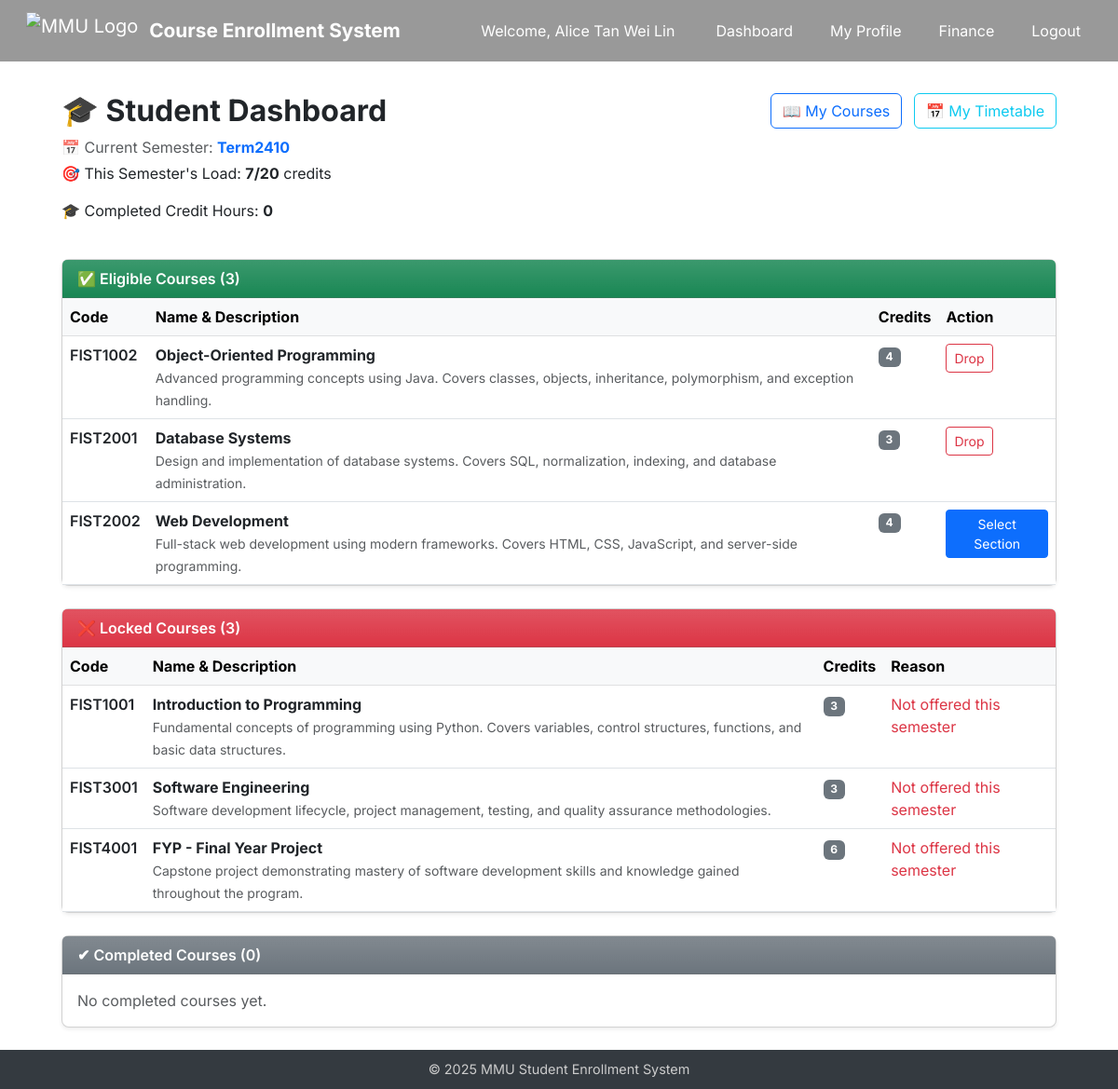
The page /dashboard (signed in) on the database as committed earlier.
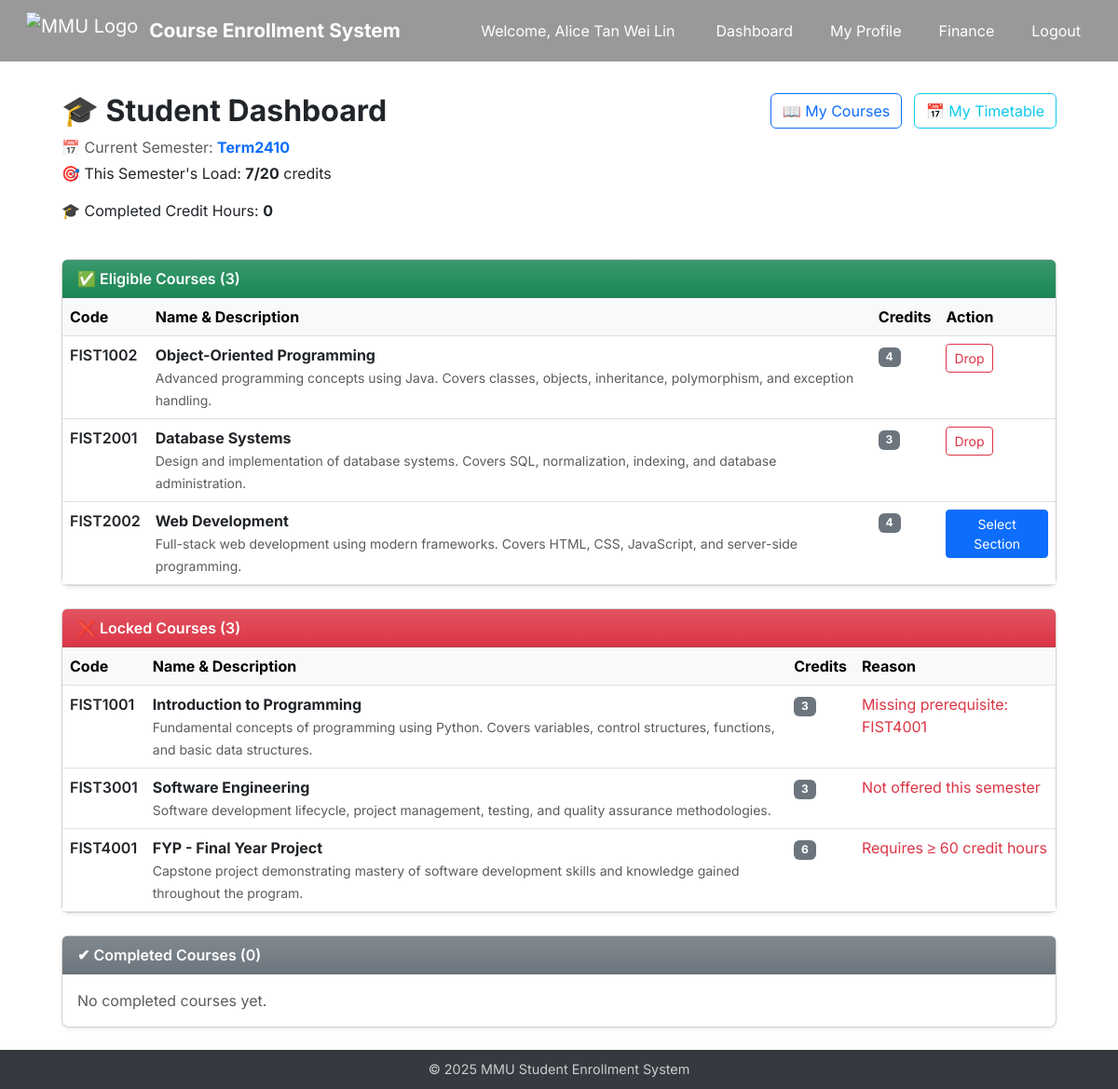
The same page on the database as committed later.
### app/models.py (models this page shows)
class Course(db.Model):
    id = db.Column(db.Integer, primary_key=True)
    course_code = db.Column(db.String(10), unique=True)
    course_name = db.Column(db.String(128))
    description = db.Column(db.Text)
    credits = db.Column(db.Integer)
    semester = db.Column(db.String(64))
    department = db.Column(db.String(64))
    prerequisite_id = db.Column(db.Integer, db.ForeignKey('course.id'))
    prerequisite = db.relationship("Course", remote_side=[id])
    enrollments = db.relationship('Enrollment', backref='course', lazy=True)
    sections = db.relationship('Section', back_populates='course', cascade='all, delete')

class SystemSetting(db.Model):
    id = db.Column(db.Integer, primary_key=True)
    key = db.Column(db.String(64), unique=True, nullable=False)
    value = db.Column(db.String(128), nullable=False)

### app/routes/student.py (the view)
@student_bp.route("/dashboard")
@login_required
def dashboard():
    if not current_user.is_student:
        abort(403)
    student = current_user
    student_id = student.id
    setting = SystemSetting.query.filter_by(key="open_semester").first()
    open_semester = setting.value if setting else "Term2410"
    completed_courses = db.session.query(Course).join(Section).join(Enrollment).filter(
        Enrollment.student_id == student_id,
        Course.semester < open_semester
    ).distinct().all()
    completed_course_ids = {c.id for c in completed_courses}
    total_credits = sum(c.credits for c in completed_courses)
    all_courses = Course.query.filter_by(department=student.department).all()
    eligible_courses = []
    locked_courses = []
    for course in all_courses:
        if course.id in completed_course_ids:
            continue
        if course.semester != open_semester:
            locked_courses.append((course, "Not offered this semester"))
            continue
        if course.prerequisite and course.prerequisite.id not in completed_course_ids:
            locked_courses.append((course, f"Missing prerequisite: {course.prerequisite.course_code}"))
            continue
        if course.course_name.startswith("FYP") and total_credits < 60:
            locked_courses.append((course, "Requires ≥ 60 credit hours"))
            continue
        eligible_courses.append(course)
    current_enrollments = Enrollment.query.join(Section).join(Course).filter(
        Enrollment.student_id == student_id,
        Course.semester == open_semester
    ).all()
    seen_course_ids = set()
    current_semester_credits = 0
    for e in current_enrollments:
        course = e.section.course
        if course and course.id not in seen_course_ids:
            current_semester_credits += course.credits
            seen_course_ids.add(course.id)
    max_credits = 20  # 可未来配置为 SystemSetting 获取
    enrolled_section_ids = [e.section_id for e in Enrollment.query.filter_by(student_id=student_id).all()]
    enrolled_section_objs = Section.query.filter(Section.id.in_(enrolled_section_ids)).all()
    enrolled_course_ids = list({s.course_id for s in enrolled_section_objs})
    return render_template("student/dashboard.html",
        eligible_courses=eligible_courses,
        locked_courses=locked_courses,
        completed_courses=completed_courses,
        total_credits=total_credits,
        current_semester_credits=current_semester_credits,
        max_credits=max_credits,
        open_semester=open_semester,
        enrolled_course_ids=enrolled_course_ids
    )

### app/models.py (called while the page is built)
    @property
    def is_admin(self):
        return False

    @property
    def is_student(self):
        return True

### app/templates/student/dashboard.html (shortened to what this page needs)
{% extends "base.html" %}
{% block content %}
<div class="container-fluid px-4">
  <div class="row mb-4">
    <div class="col-lg-8">
      <h2 class="fw-bold">🎓 Student Dashboard</h2>
      <p class="text-muted mb-1">📅 Current Semester: <strong class="text-primary">{{ open_semester }}</strong></p>
      <p>🎯 This Semester's Load: <strong>{{ current_semester_credits }}/{{ max_credits }}</strong> credits</p>
      <p>🎓 Completed Credit Hours: <strong>{{ total_credits }}</strong></p>
    </div>
    <div class="col-lg-4 text-end">
      <a href="{{ url_for('student.my_courses') }}" class="btn btn-outline-primary me-2">📖 My Courses</a>
      <a href="{{ url_for('student.timetable') }}" class="btn btn-outline-info">📅 My Timetable</a>
    </div>
  </div>
  <div class="card shadow-sm rounded-3 mb-4">
    <div class="card-header bg-success bg-gradient text-white fw-semibold">
      ✅ Eligible Courses ({{ eligible_courses|length }})
    </div>
    <div class="card-body p-0">
      {% if eligible_courses %}
      <table class="table table-hover mb-0">
        <thead class="table-light">
  <tr>
    <th>Code</th>
    <th>Name & Description</th>
    <th>Credits</th>
    <th>Action</th>
  </tr>
      </thead>
      <tbody>
        {% for course in eligible_courses %}
        <tr>
          <td class="fw-semibold">{{ course.course_code }}</td>
          <td>
            <strong>{{ course.course_name }}</strong><br>
            <small class="text-muted">{{ course.description }}</small>
          </td>
          <td><span class="badge bg-secondary">{{ course.credits }}</span></td>
          <td>
            {% if course.id in enrolled_course_ids %}
            <a href="{{ url_for('student.drop', course_id=course.id) }}" class="btn btn-sm btn-outline-danger">Drop</a>
            {% else %}
            <a href="{{ url_for('student.course_detail', course_id=course.id) }}" class="btn btn-sm btn-primary">Select Section</a>
            {% endif %}
          </td>
        </tr>
        {% endfor %}
      </tbody>
      </table>
      {% else %}
      <div class="p-3 text-muted">No eligible courses this semester.</div>
      {% endif %}
    </div>
  </div>
<div class="card shadow-sm rounded-3 mb-4">
  <div class="card-header bg-danger bg-gradient text-white fw-semibold">
    ❌ Locked Courses ({{ locked_courses|length }})
  </div>
  <div class="card-body p-0">
    {% if locked_courses %}
    <table class="table table-hover mb-0">
      <thead class="table-light">
        <tr>
          <th>Code</th>
          <th>Name & Description</th>
          <th>Credits</th>
          <th>Reason</th>
        </tr>
      </thead>
      <tbody>
        {% for course, reason in locked_courses %}
        <tr>
          <td class="fw-semibold">{{ course.course_code }}</td>
          <td>
            <strong>{{ course.course_name }}</strong><br>
            <small class="text-muted">{{ course.description }}</small>
          </td>
          <td><span class="badge bg-secondary">{{ course.credits }}</span></td>
          <td class="text-danger">{{ reason }}</td>
        </tr>
        {% endfor %}
      </tbody>
    </table>
    {% else %}
    <div class="p-3 text-muted">No locked courses.</div>
    {% endif %}
  </div>
</div>
  <div class="card shadow-sm rounded-3 mb-4">
    <div class="card-header bg-secondary bg-gradient text-white fw-semibold">
      ✔ Completed Courses ({{ completed_courses|length }})
    </div>
    <div class="card-body">
      {% if completed_courses %}
      <ul class="list-group list-group-flush">
        {% for course in completed_courses %}
        <li class="list-group-item d-flex justify-content-between align-items-center">
          {{ course.course_code }} - {{ course.course_name }}
          <span class="badge bg-dark">{{ course.credits }} credits</span>
        </li>
        {% endfor %}
      </ul>
      {% else %}
      <div class="text-muted">No completed courses yet.</div>
      {% endif %}
    </div>
  </div>
</div>
{% endblock %}

Rows that differ between the two databases and show on the page:
added SystemSetting: value "Term2410"
changed Course "FIST1001": reason "Not offered this semester" → "Missing prerequisite: FIST4001"
changed Course "FIST4001": reason "Not offered this semester" → "Requires ≥ 60 credit hours"
Other text that changed with them:
{{ open_semester }}: "Term2410" → (not shown)
